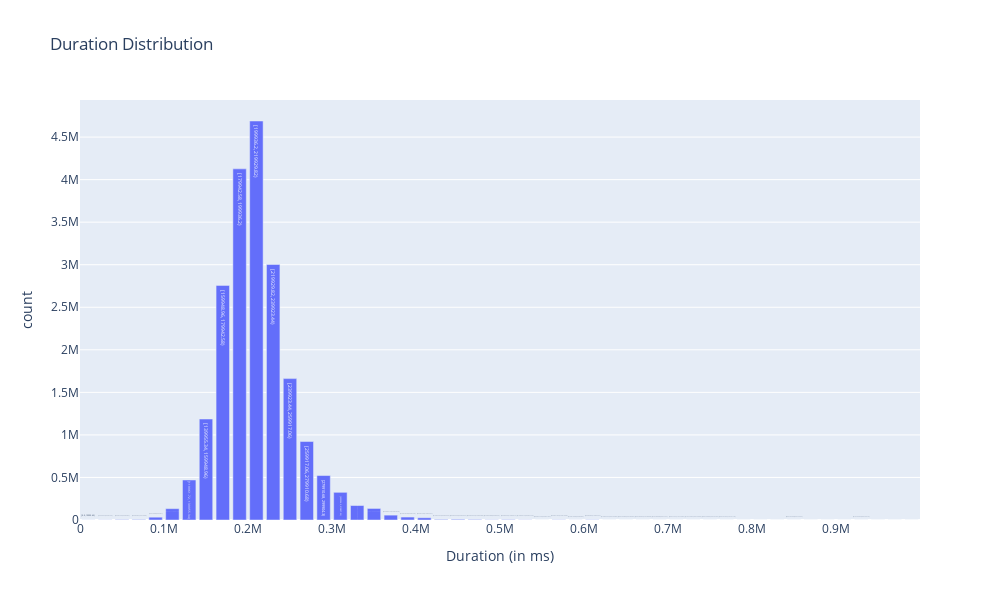

Notebook source saved alongside this figure:
### Markdown cell above
The distribution of popularity is skewed to the right, and is a unimodal distribution with one distinct peak

### Code cell
#histogram of duration distribution
#filter outliers for duration - for use in duration histogram only
df2_viz_dur = ps.DataFrame(df2.filter(df2.duration_ms < 1000000))
fig = df2_viz_dur["duration_ms"].plot.hist(bins = 50, alpha = 0.5)

fig.update_layout(width = 1000, height = 600, title = "Duration Distribution", xaxis_title = "Duration (in ms)")

fig.show()
